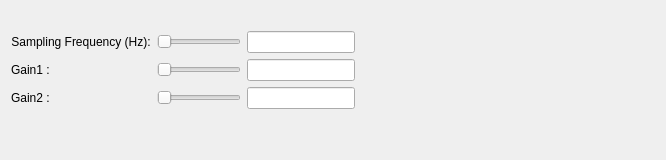
            <widget class="QWidget" name="tabParameters">
             <attribute name="title">
              <string>Parameters</string>
             </attribute>
             <layout class="QGridLayout" name="gridLayout_20">
              <item row="0" column="0">
               <layout class="QGridLayout" name="gridLayout_9">
                <item row="2" column="1">
                 <widget class="QSlider" name="horizontalSliderGain1">
                  <property name="orientation">
                   <enum>Qt::Horizontal</enum>
                  </property>
                 </widget>
                </item>
                <item row="1" column="1">
                 <widget class="QSlider" name="horizontalSliderF_ech">
                  <property name="orientation">
                   <enum>Qt::Horizontal</enum>
                  </property>
                 </widget>
                </item>
                <item row="1" column="0">
                 <widget class="QLabel" name="label_6">
                  <property name="text">
                   <string>Sampling Frequency (Hz):</string>
                  </property>
                  <property name="alignment">
                   <set>Qt::AlignCenter</set>
                  </property>
                 </widget>
                </item>
                <item row="3" column="0">
                 <widget class="QLabel" name="label_4">
                  <property name="text">
                   <string>Gain2 : </string>
                  </property>
                  <property name="alignment">
                   <set>Qt::AlignLeading|Qt::AlignLeft|Qt::AlignVCenter</set>
                  </property>
                 </widget>
                </item>
                <item row="3" column="1">
                 <widget class="QSlider" name="horizontalSliderGain2">
                  <property name="orientation">
                   <enum>Qt::Horizontal</enum>
                  </property>
                 </widget>
                </item>
                <item row="1" column="2">
                 <widget class="QLineEdit" name="lineEditF_ech">
                  <property name="sizePolicy">
                   <sizepolicy hsizetype="Fixed" vsizetype="Fixed">
                    <horstretch>0</horstretch>
                    <verstretch>0</verstretch>
                   </sizepolicy>
                  </property>
                  <property name="mouseTracking">
                   <bool>true</bool>
                  </property>
                  <property name="focusPolicy">
                   <enum>Qt::StrongFocus</enum>
                  </property>
                  <property name="inputMethodHints">
                   <set>Qt::ImhNone</set>
                  </property>
                  <property name="text">
                   <string/>
                  </property>
                  <property name="echoMode">
                   <enum>QLineEdit::Normal</enum>
                  </property>
                  <property name="dragEnabled">
                   <bool>false</bool>
                  </property>
                  <property name="placeholderText">
                   <string/>
                  </property>
                  <property name="clearButtonEnabled">
                   <bool>false</bool>
                  </property>
                 </widget>
                </item>
                <item row="2" column="2">
                 <widget class="QLineEdit" name="lineEditGain1">
                  <property name="sizePolicy">
                   <sizepolicy hsizetype="Fixed" vsizetype="Fixed">
                    <horstretch>0</horstretch>
                    <verstretch>0</verstretch>
                   </sizepolicy>
                  </property>
                 </widget>
                </item>
                <item row="3" column="2">
                 <widget class="QLineEdit" name="lineEditGain2">
                  <property name="sizePolicy">
                   <sizepolicy hsizetype="Fixed" vsizetype="Fixed">
                    <horstretch>0</horstretch>
                    <verstretch>0</verstretch>
                   </sizepolicy>
                  </property>
                 </widget>
                </item>
                <item row="2" column="0">
                 <widget class="QLabel" name="label_7">
                  <property name="text">
                   <string>Gain1 :</string>
                  </property>
                  <property name="alignment">
                   <set>Qt::AlignLeading|Qt::AlignLeft|Qt::AlignVCenter</set>
                  </property>
                 </widget>
                </item>
                <item row="0" column="0">
                 <widget class="QLabel" name="label_13">
                  <property name="text">
                   <string/>
                  </property>
                 </widget>
                </item>
               </layout>
              </item>
              <item row="0" column="1">
               <spacer name="horizontalSpacer_3">
                <property name="orientation">
                 <enum>Qt::Horizontal</enum>
                </property>
                <property name="sizeType">
                 <enum>QSizePolicy::Fixed</enum>
                </property>
                <property name="sizeHint" stdset="0">
                 <size>
                  <width>300</width>
                  <height>20</height>
                 </size>
                </property>
               </spacer>
              </item>
              <item row="1" column="0">
               <spacer name="verticalSpacer_3">
                <property name="orientation">
                 <enum>Qt::Vertical</enum>
                </property>
                <property name="sizeHint" stdset="0">
                 <size>
                  <width>20</width>
                  <height>40</height>
                 </size>
                </property>
               </spacer>
              </item>
             </layout>
            </widget>
